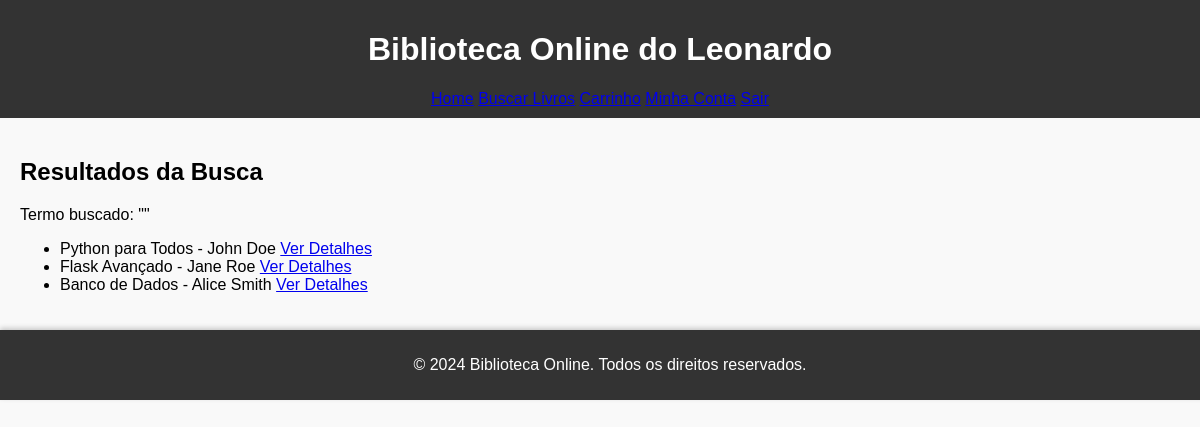
The page /buscar (signed in) on the database its author committed.
### models.py (models this page shows)
class Livro(db.Model):
    __tablename__ = 'livros'
    id = db.Column(db.Integer, primary_key=True)
    titulo = db.Column(db.String(200), nullable=False)
    autor = db.Column(db.String(100), nullable=False)
    descricao = db.Column(db.Text, nullable=True)
    categoria = db.Column(db.String(100), nullable=False)
    disponibilidade = db.Column(db.Boolean, default=True)  # True significa disponível

### routes.py (the view)
    @app.route("/buscar", methods=["GET"])
    @login_required
    def buscar():
        termo = request.args.get("q", "")
        livros = Livro.query.filter(Livro.titulo.contains(termo)).all()
        return render_template("search.html", livros=livros, termo=termo)

### routes.py (called while the page is built)
def login_required(f):
    @wraps(f)
    def decorated_function(*args, **kwargs):
        if "usuario_id" not in session:
            flash("Faça login para acessar esta página.", "warning")
            return redirect(url_for("login"))
        return f(*args, **kwargs)
    return decorated_function

### templates/search.html (shortened to what this page needs)
{% extends "base.html" %}
{% block content %}
<h2>Resultados da Busca</h2>
<p>Termo buscado: "{{ termo }}"</p>
{% if livros %}
    <ul>
        {% for livro in livros %}
        <li>
            {{ livro.titulo }} - {{ livro.autor }}
            <a href="{{ url_for('detalhes', livro_id=livro.id) }}">Ver Detalhes</a>
        </li>
        {% endfor %}
    </ul>
{% else %}
    <p>Nenhum livro encontrado para "{{ termo }}".</p>
{% endif %}
{% endblock %}

### static/style.css (style rules this page uses)
body { font-family: Arial, sans-serif; margin: 0; padding: 0; background-color: #f9f9f9; }

### rows shown on the page
Livro: titulo "Python para Todos", autor "John Doe"
Livro: titulo "Flask Avançado", autor "Jane Roe"
Livro: titulo "Banco de Dados", autor "Alice Smith"
